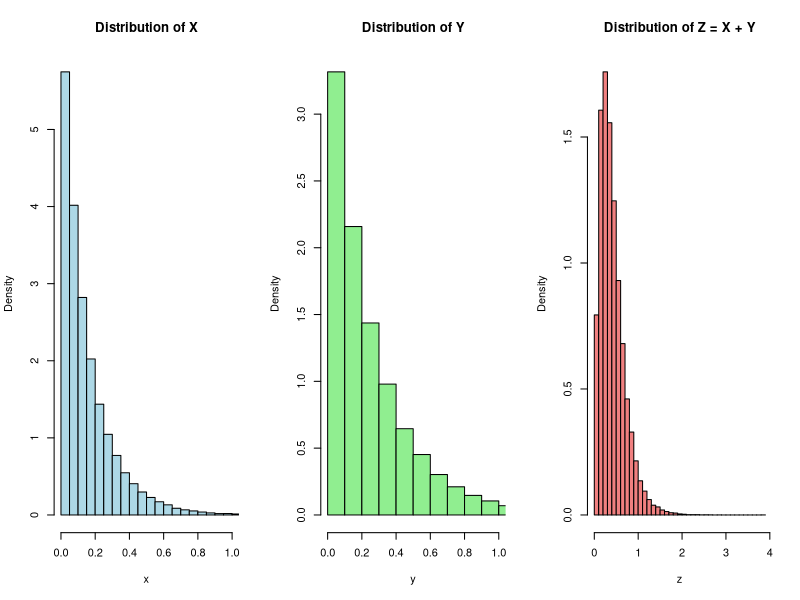
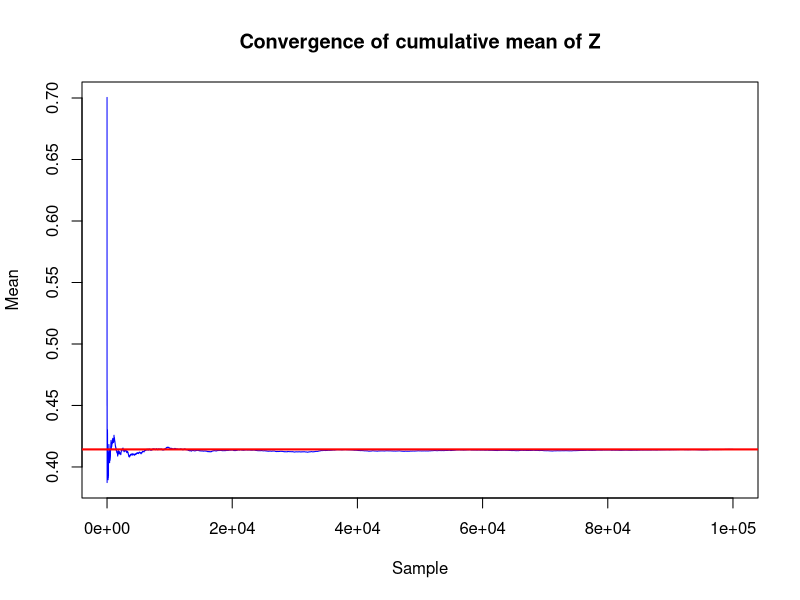
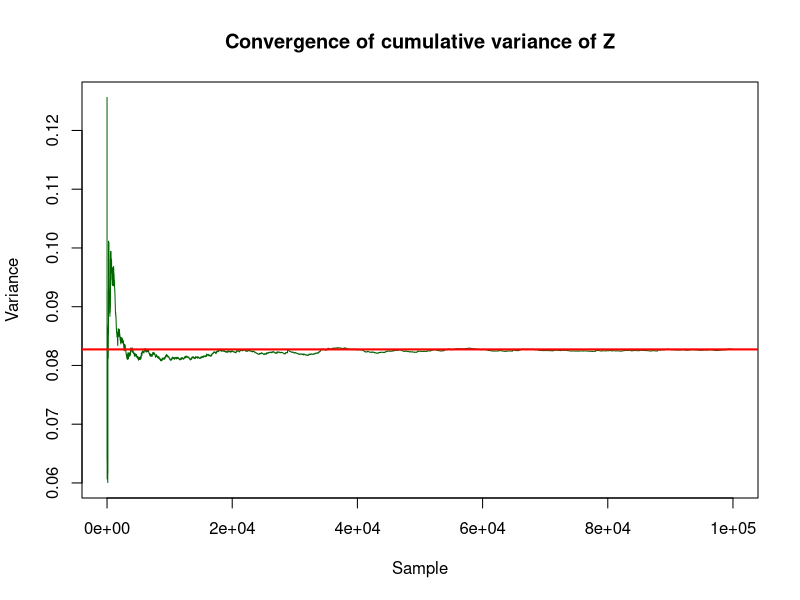

Write the R code that produced these figures, in order.
# Gibbs sampler for joint distribution
# π(x,y) ∝ exp(-5x(1+y) - y(3+2x)), x,y > 0
# Conditional distributions:
#   x|y ~ Exp(5 + 7y)
#   y|x ~ Exp(3 + 7x)

N <- 100000
burnin <- 10000
M <- N + burnin

x <- numeric(M)
y <- numeric(M)
x[1] <- 1
y[1] <- 1

set.seed(2025)

# Gibbs sampling
for (m in 2:M) {
  # Sample x from Exp(5 + 7 * y_previous)
  lambda_x <- 5 + 7 * y[m-1]
  x[m] <- rexp(1, rate = lambda_x)
  
  # Sample y from Exp(3 + 7 * x_current)
  lambda_y <- 3 + 7 * x[m]
  y[m] <- rexp(1, rate = lambda_y)
}

# Discard burn-in
x_post <- x[(burnin+1):M]
y_post <- y[(burnin+1):M]
Z <- x_post + y_post   # total quantity

# Estimates for Z = X + Y
mean_Z <- mean(Z)
var_Z <- var(Z)

cat("Mean of Z:", round(mean_Z, 4), "\n")
cat("Variance of Z:", round(var_Z, 4), "\n")

# Histograms
par(mfrow = c(1, 3))
hist(x_post, breaks = 50, freq = FALSE, main = "Distribution of X",
     xlab = "x", col = "lightblue", xlim = c(0, 1))
hist(y_post, breaks = 50, freq = FALSE, main = "Distribution of Y",
     xlab = "y", col = "lightgreen", xlim = c(0, 1))
hist(Z, breaks = 50, freq = FALSE, main = "Distribution of Z = X + Y",
     xlab = "z", col = "lightcoral")
par(mfrow = c(1, 1))

# Convergence of cumulative mean and variance for Z
running_mean_Z <- cumsum(Z) / (1:length(Z))
running_var_Z <- sapply(1:length(Z), function(n) var(Z[1:n]))

# Plot convergence of mean
plot(running_mean_Z, type = "l", col = "blue",
     main = "Convergence of cumulative mean of Z",
     xlab = "Sample", ylab = "Mean")
abline(h = mean_Z, col = "red", lwd = 2)

# Plot convergence of variance
plot(running_var_Z, type = "l", col = "darkgreen",
     main = "Convergence of cumulative variance of Z",
     xlab = "Sample", ylab = "Variance")
abline(h = var_Z, col = "red", lwd = 2)
